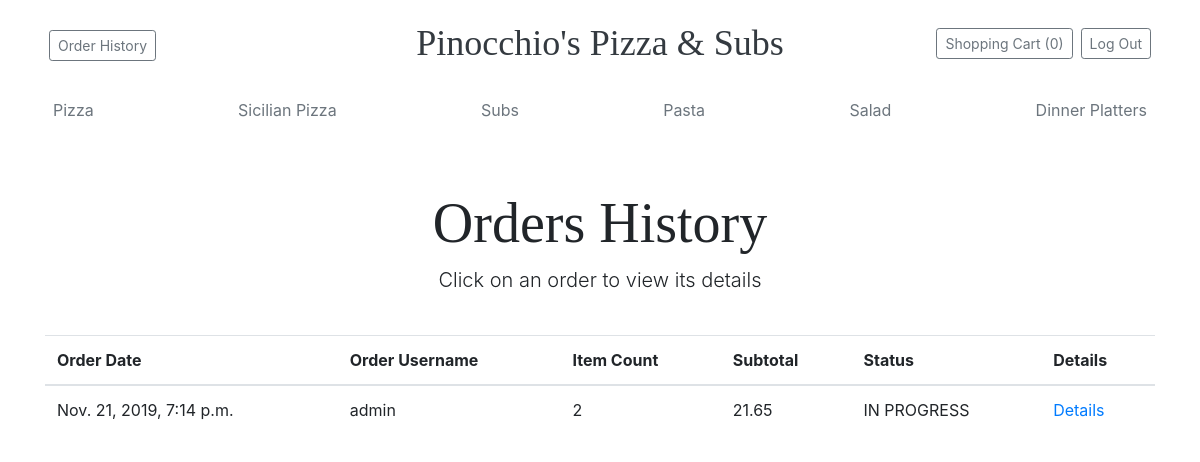
Screenshot of /tickets (signed in) with the database file from the repository.
### orders/models.py (models this page shows, shortened)
class Ticket(models.Model):
    id = models.UUIDField(primary_key=True, default=uuid.uuid4, editable=False)
    customerId = models.ForeignKey(User, on_delete=models.CASCADE, related_name="customer")
    subTotal = models.DecimalField(default=0.00, decimal_places=2, max_digits=5)
    isSubmitted = models.BooleanField(default=False)
    submittedOn = models.DateTimeField(null=True)
    isCompleted = models.BooleanField(default=False)

class MenuCategory(models.Model):
    id = models.UUIDField(primary_key=True, default=uuid.uuid4, editable=False)
    name = models.CharField(max_length=28)
    description = models.CharField(max_length=128)

class OrderItem(models.Model):
    id = models.UUIDField(primary_key=True, default=uuid.uuid4, editable=False)
    menuItemId = models.ForeignKey(MenuItem, on_delete=models.ProtectedError)
    modifiers = models.ManyToManyField(MenuItemModifier, blank=True, related_name="modifiers")
    ticketId = models.ForeignKey(Ticket, on_delete=models.CASCADE, related_name="orderItems")
    totalItemPrice = models.DecimalField(default=0.00, decimal_places=2, max_digits=5)

### orders/views.py (the view)
# urls.py: path("tickets", views.tickets, name="tickets"),
@login_required()
@require_http_methods(["GET"])
def tickets(request):
    tickets = Ticket.objects.filter(customerId=request.user)
    context = {
        "menu": getMenu(),
        "shoppingCart": getShoppingCartByUser(request.user),
        "tickets": tickets
    }
    return render(request, "tickets.html", context)

### orders/views.py (called while the page is built)
def getMenu():
    menu = {
        "menuCategories": MenuCategory.objects.all()
    }
    return menu

def getShoppingCartByUser(user):
    shoppingCartTicket = Ticket.objects.filter(customerId=user, isSubmitted=False)
    if not shoppingCartTicket:
        Ticket.objects.create(customerId=user)
        shoppingCartTicket = Ticket.objects.filter(customerId=user, isSubmitted=False)
    updateTicketSubtotal(shoppingCartTicket[0])
    return shoppingCartTicket[0]

def updateTicketSubtotal(ticket):
    newSubtotal = decimal.Decimal(0.00)
    for orderItem in ticket.orderItems.all():
        newSubtotal = newSubtotal + orderItem.totalItemPrice
    ticket.subTotal = newSubtotal
    return ticket.save()

### orders/templates/tickets.html
{% extends "layout.html" %}
{% block body %}
    <div class="pricing-header px-3 py-3 pt-md-5 pb-md-4 mx-auto text-center">
        <h1 class="display-4">Orders History</h1>
        <p class="lead">Click on an order to view its details</p>
    </div>
    <div>
        <table class="table">
            <thead>
            <tr>
                <th scope="col">Order Date</th>
                <th scope="col">Order Username</th>
                <th scope="col">Item Count</th>
                <th scope="col">Subtotal</th>
                <th scope="col">Status</th>
                <th scope="col">Details</th>
            </tr>
            </thead>
            <tbody>
            {% for ticket in tickets %}
                {% if ticket.isSubmitted == True %}
                    <tr>
                        <td>{{ ticket.submittedOn }}</td>
                        <td>{{ ticket.customerId.username }}</td>
                        <td>{{ ticket.orderItems.all|length }}</td>
                        <td>{{ ticket.subTotal }}</td>
                        <td>
                            {% if ticket.isCompleted %}
                                COMPLETED
                            {% else %}
                                IN PROGRESS
                            {% endif %}
                        </td>
                        <td>
                            <a href="{% url 'ticket' ticket_id=ticket.id %}">Details</a>
                        </td>
                    </tr>
                {% endif %}
            {% endfor %}
            </tbody>
        </table>
    </div>
{% endblock %}

### templates/layout.html (shortened to what this page needs)
<!doctype html>
<html lang="en">
<head>
    <link rel="stylesheet" href="https://stackpath.bootstrapcdn.com/bootstrap/4.3.1/css/bootstrap.min.css"
>
    {% load static %}
    <link href="{% static "/orders/styles.css" %}" rel="stylesheet">
</head>
<body>
<div class="container">
    <header class="blog-header py-3">
        <div class="row flex-nowrap justify-content-between align-items-center">
            <div class="col-3 pt-1">
                {% if user.is_authenticated %}
                    <a class="btn btn-sm btn-outline-secondary mx-1" href="{% url 'tickets' %}">Order History</a>
                {% endif %}
            </div>
            <div class="col-6 text-center">
                <a class="header-title text-dark" href="#">Pinocchio's Pizza & Subs</a>
            </div>
            <div class="col-3 d-flex justify-content-end align-items-center">
                {% if user.is_authenticated %}
                    <a class="btn btn-sm btn-outline-secondary mx-1"
                       href="{% url 'ticket' ticket_id=shoppingCart.id %}">Shopping Cart
                        ({{ shoppingCart.orderItems.all|length }})</a>
                    <a class="btn btn-sm btn-outline-secondary mx-1" href="{% url 'logout' %}">Log Out</a>
                {% else %}
                    <a class="btn btn-sm btn-outline-secondary mx-1" href="{% url 'signup' %}">Sign up</a>
                    <a class="btn btn-sm btn-outline-secondary mx-1" href="{% url 'login' %}">Sign in</a>
                {% endif %}
            </div>
        </div>
    </header>
    <div class="nav-scroller py-1 mb-2">
        <nav class="nav d-flex justify-content-between">
            {% for category in menu.menuCategories %}
                <a class="p-2 text-muted"
                   href="{% url 'menu' %}?category={{ category.id }}">{{ category.name }}</a>
            {% endfor %}
        </nav>
    </div>
    {% block body %}{% endblock %}
</div>
</body>
</html>

### static/orders/styles.css (style rules this page uses)
.header-title { font-family: "Playfair Display"; font-size: 2.25rem; }
h1, h2, h3, h4, h5, h6 { font-family: "Playfair Display"; }

### rows the page displays
Ticket: orderItems.all|length "0"
MenuCategory: name "Pizza"
MenuCategory: name "Sicilian Pizza"
MenuCategory: name "Subs"
MenuCategory: name "Pasta"
MenuCategory: name "Salad"
MenuCategory: name "Dinner Platters"
Ticket: submittedOn "Nov. 21, 2019, 7:14 p.m.", customerId.username "admin", orderItems.all|length "2", subTotal "21.65", isCompleted "IN PROGRESS"
